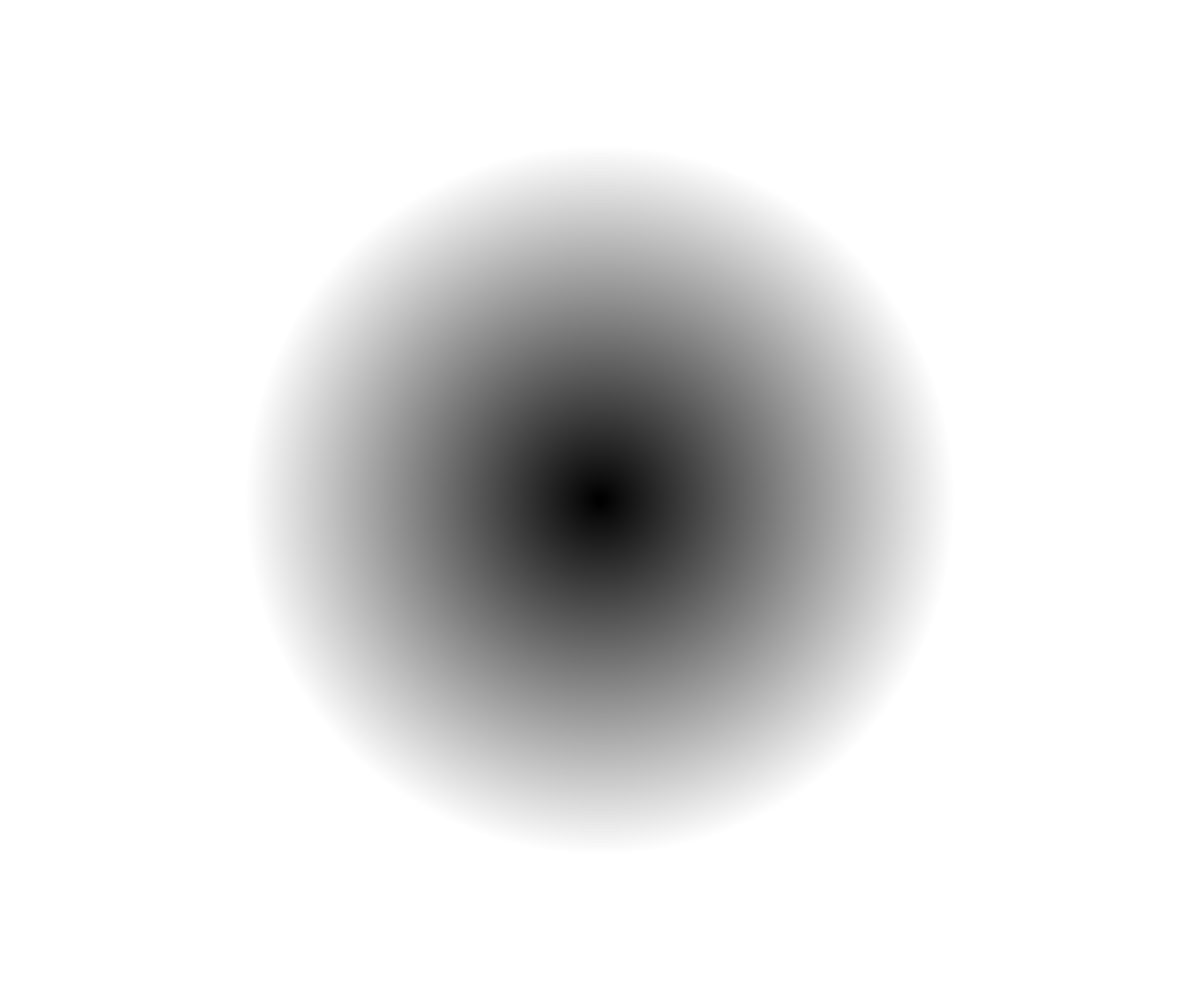
Frame 1 (no input)
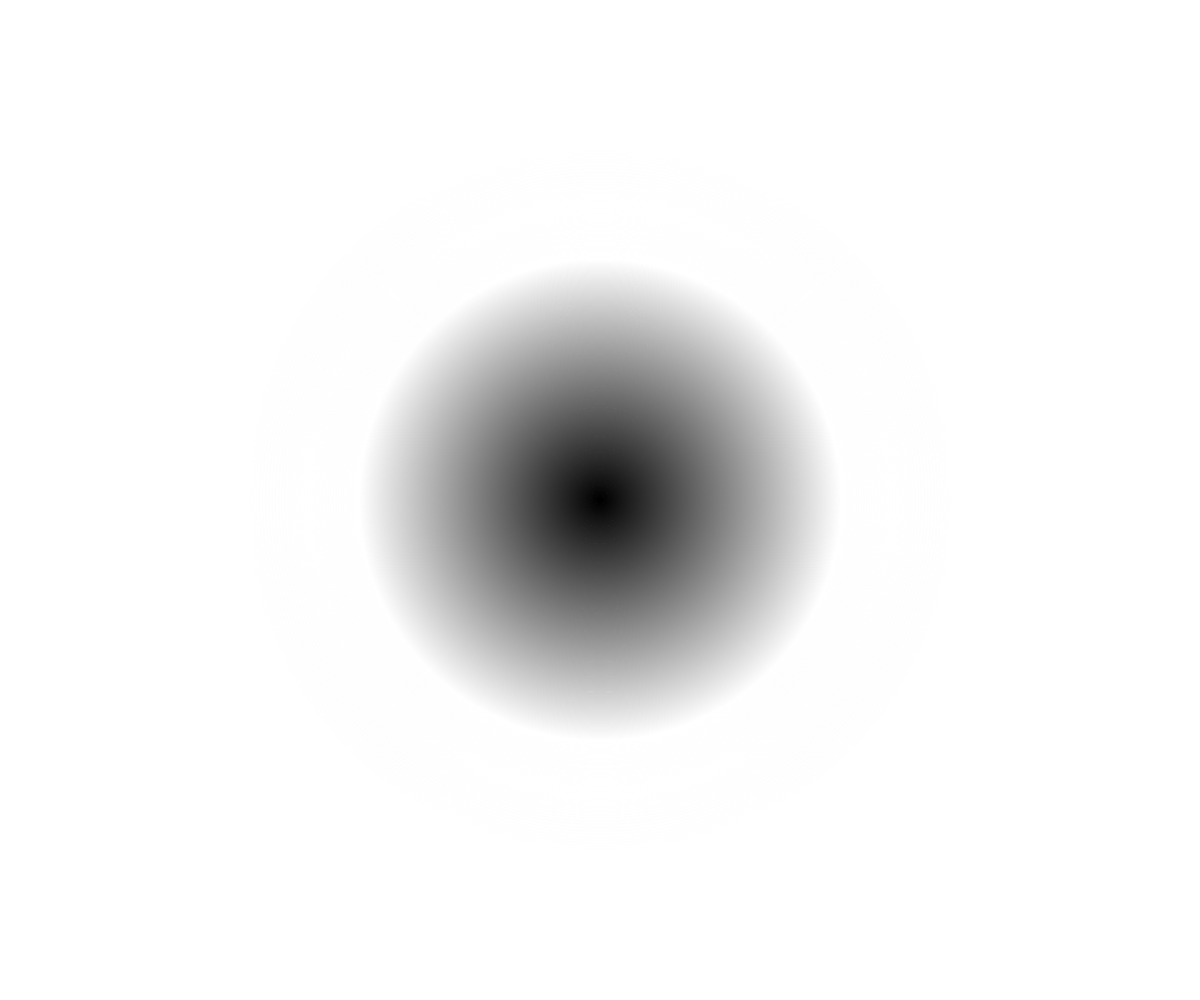
Frame 60 (no input)
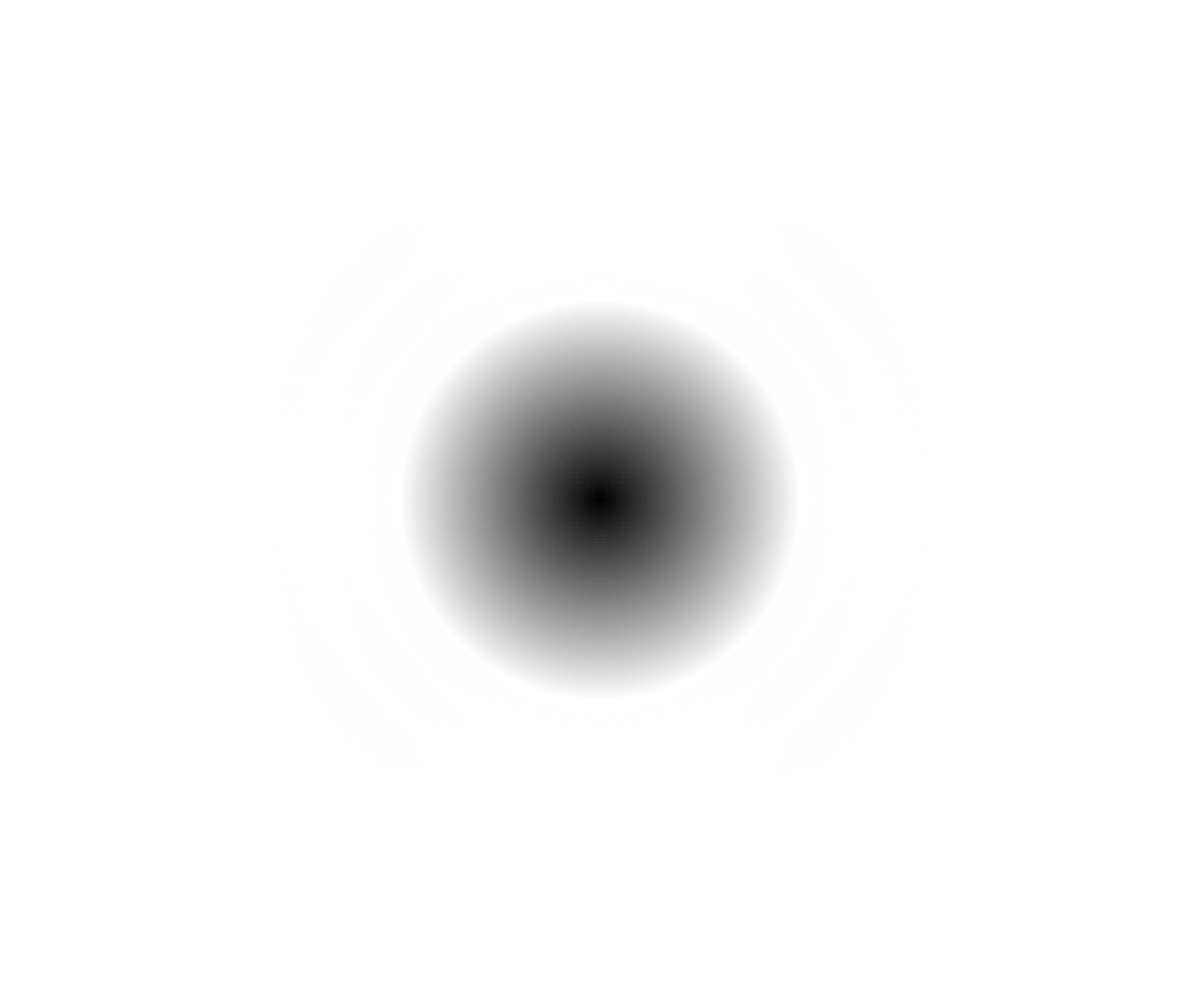
Frame 120 (the mouse pressed at the canvas centre since frame 60)

The p5.js sketch that drew these frames (run headless with seeded random() and noise() and a simulated clock; from frame 60 on, the mouse is pressed at the canvas centre):

// p5.js sketch
// ── sketch.js
let sizeOffset;
let size;

function setup() {
    createCanvas(windowWidth, windowHeight);
    sizeOffset = 0;
    background(240, 5);
}

function windowResized() {
    resizeCanvas(windowWidth, windowHeight);
}

function draw() {
    size = map(noise(sizeOffset), 0, 1, 0.3, 4);
    gradientCircle(size);
    sizeOffset += 0.007;
}

function gradientCircle(size) {
    for(let i = 255; i >= 0; i--) {
        stroke(i);
        strokeWeight(size);
        circle(width/2, height/2, i*size);
    }
}
// ── style.css
html, body {
    margin: 0;
    padding: 0;
  }
  canvas {
    display: block;
    padding: 0 auto;
  }
